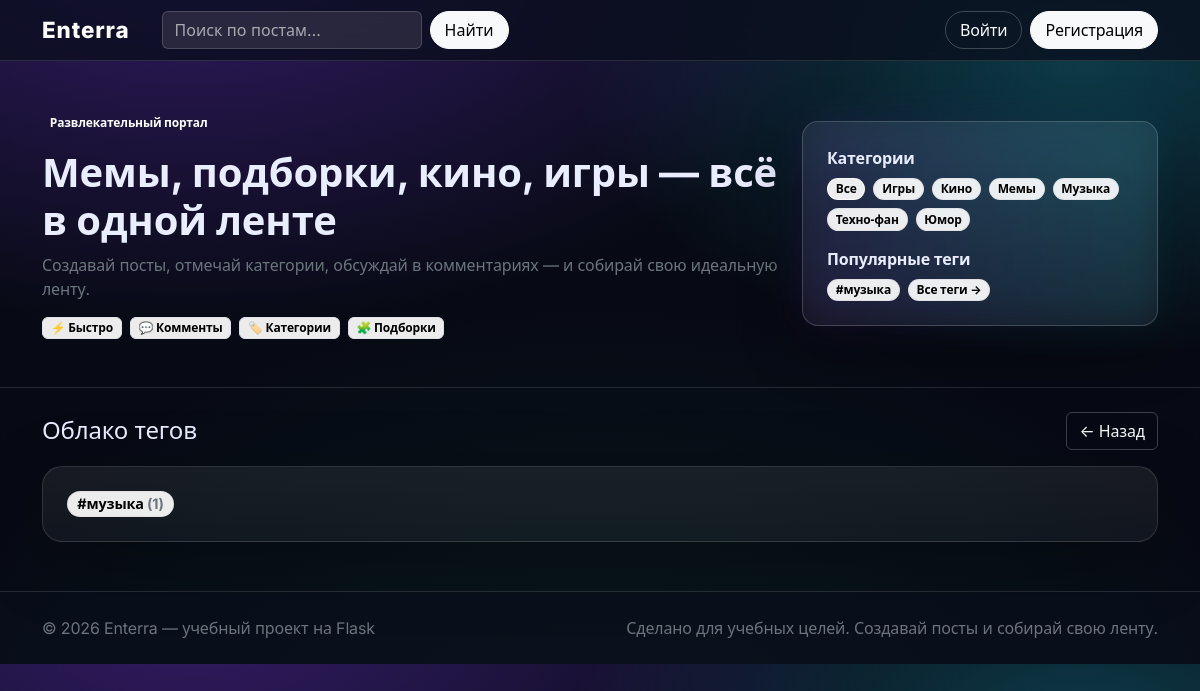
The app's page /tags with its own data.
### portal/models.py (models this page shows)
class Category(db.Model):
    id = db.Column(db.Integer, primary_key=True)
    slug = db.Column(db.String(64), unique=True, nullable=False, index=True)
    title = db.Column(db.String(64), unique=True, nullable=False)

class Tag(db.Model):
    id = db.Column(db.Integer, primary_key=True)
    name = db.Column(db.String(32), unique=True, nullable=False, index=True)
    slug = db.Column(db.String(32), unique=True, nullable=False, index=True)
    created_at = db.Column(db.DateTime, default=lambda: datetime.now(timezone.utc), nullable=False)

### portal/routes.py (the view)
@bp.get("/tags")
def tags_cloud():
    tags_with_counts = (
        db.session.query(Tag, func.count(Post.id).label("count"))
        .join(Post.tags)
        .filter(Post.is_published.is_(True))
        .group_by(Tag.id)
        .order_by(func.count(Post.id).desc())
        .all()
    )
    return render_template("tags_cloud.html", tags_with_counts=tags_with_counts)

### portal/forms.py
class SearchForm(FlaskForm):
    q = StringField("Поиск", validators=[DataRequired(), Length(min=1, max=80)])

### portal/routes.py (called while the page is built)
@bp.context_processor
def inject_globals():
    popular_tags = (
        db.session.query(Tag, func.count(Post.id).label("count"))
        .join(Post.tags)
        .filter(Post.is_published.is_(True))
        .group_by(Tag.id)
        .order_by(func.count(Post.id).desc())
        .limit(20)
        .all()
    )
    return {
        "all_categories": Category.query.order_by(Category.title.asc()).all(),
        "popular_tags": [t[0] for t in popular_tags],
        "search_form": SearchForm(),
    }

### portal/templates/tags_cloud.html (shortened to what this page needs)
{% extends "base.html" %}
{% block content %}
  <div class="mt-4">
    <div class="d-flex align-items-center justify-content-between mb-3">
      <div class="h4 mb-0">Облако тегов</div>
      <a class="btn btn-outline-light" href="{{ url_for('main.index') }}">← Назад</a>
    </div>
    {% if not tags_with_counts %}
      <div class="portal-empty p-4">
        <div class="fw-bold mb-1">Пока нет тегов</div>
        <div class="text-secondary">Теги появятся, когда пользователи начнут добавлять их к постам.</div>
      </div>
    {% else %}
      <div class="portal-panel p-3 p-lg-4">
        <div class="d-flex flex-wrap gap-2">
          {% for tag, count in tags_with_counts %}
            <a class="badge rounded-pill text-bg-light portal-pill text-decoration-none"
               href="{{ url_for('main.index', tag=tag.slug) }}"
               style="font-size: {% if count > 20 %}1.1rem{% elif count > 10 %}1rem{% else %}0.9rem{% endif %};">
              #{{ tag.name }} <span class="text-secondary">({{ count }})</span>
            </a>
          {% endfor %}
        </div>
      </div>
    {% endif %}
  </div>
{% endblock %}

### portal/templates/base.html (shortened to what this page needs)
<!doctype html>
<html lang="ru">
  <head>
    <link href="https://cdn.jsdelivr.net/npm/bootstrap@5.3.3/dist/css/bootstrap.min.css" rel="stylesheet">
    <link rel="stylesheet" href="{{ url_for('static', filename='css/app.css') }}">
  </head>
  <body>
    <nav class="navbar navbar-expand-lg navbar-dark sticky-top portal-nav">
      <div class="container">
        <a class="navbar-brand fw-extrabold" href="{{ url_for('main.index') }}">Enterra</a>
        <div class="collapse navbar-collapse" id="nav">
          <form class="d-flex ms-lg-3 me-lg-auto mt-3 mt-lg-0" method="post" action="{{ url_for('main.search') }}">
            <input class="form-control me-2 portal-search" name="q" placeholder="Поиск по постам…" value="{{ q or '' }}">
            <button class="btn btn-light">Найти</button>
          </form>
          <div class="d-flex gap-2 mt-3 mt-lg-0">
            {% if current_user.is_authenticated %}
              <a class="btn btn-primary" href="{{ url_for('main.post_new') }}">+ Пост</a>
              <a class="btn btn-outline-light" href="{{ url_for('main.following_feed') }}">📰 Подписки</a>
              <a class="btn btn-outline-light" href="{{ url_for('main.profile', username=current_user.username) }}">{{ current_user.username }}</a>
              {% if current_user.is_admin %}
                <a class="btn btn-outline-warning" href="{{ url_for('main.admin') }}">Админ</a>
              {% endif %}
              <form method="post" action="{{ url_for('main.toggle_theme') }}" class="d-inline">
                <input type="hidden" name="theme" value="{% if current_user.theme_preference == 'light' %}dark{% else %}light{% endif %}">
                <button class="btn btn-outline-light" type="submit" title="Переключить тему">
                  {% if current_user.theme_preference == 'light' %}🌙{% else %}☀️{% endif %}
                </button>
              </form>
              <form method="post" action="{{ url_for('main.logout') }}">
                <button class="btn btn-outline-light" type="submit">Выйти</button>
              </form>
            {% else %}
              <a class="btn btn-outline-light" href="{{ url_for('main.login') }}">Войти</a>
              <a class="btn btn-light" href="{{ url_for('main.register') }}">Регистрация</a>
            {% endif %}
          </div>
        </div>
      </div>
    </nav>
    <header class="portal-hero">
      <div class="container py-4 py-lg-5">
        <div class="row align-items-center g-4">
          <div class="col-lg-8">
            <div class="badge text-bg-dark-subtle mb-3">Развлекательный портал</div>
            <h1 class="display-6 fw-bold mb-2">Мемы, подборки, кино, игры — всё в одной ленте</h1>
            <div class="text-secondary">Создавай посты, отмечай категории, обсуждай в комментариях — и собирай свою идеальную ленту.</div>
            <div class="d-flex flex-wrap gap-2 mt-3">
              <span class="badge text-bg-light border">⚡ Быстро</span>
              <span class="badge text-bg-light border">💬 Комменты</span>
              <span class="badge text-bg-light border">🏷️ Категории</span>
              <span class="badge text-bg-light border">🧩 Подборки</span>
            </div>
          </div>
          <div class="col-lg-4">
            <div class="portal-cats portal-glow p-3 p-lg-4">
              <div class="fw-bold mb-2">Категории</div>
              <div class="d-flex flex-wrap gap-2">
                <a class="badge rounded-pill text-bg-light portal-pill {% if not active_category %}active{% endif %}" href="{{ url_for('main.index') }}">Все</a>
                {% for c in all_categories %}
                  <a class="badge rounded-pill text-bg-light portal-pill {% if active_category == c.slug %}active{% endif %}" href="{{ url_for('main.index', category=c.slug) }}">{{ c.title }}</a>
                {% endfor %}
              </div>
              {% if popular_tags %}
                <div class="fw-bold mb-2 mt-3">Популярные теги</div>
                <div class="d-flex flex-wrap gap-2">
                  {% for tag in popular_tags[:10] %}
                    <a class="badge rounded-pill text-bg-light portal-pill" href="{{ url_for('main.index', tag=tag.slug) }}">#{{ tag.name }}</a>
                  {% endfor %}
                  <a class="badge rounded-pill text-bg-light portal-pill" href="{{ url_for('main.tags_cloud') }}">Все теги →</a>
                </div>
              {% endif %}
            </div>
          </div>
        </div>
      </div>
    </header>
    <main class="container pb-5">
      {% block content %}{% endblock %}
    </main>
    <footer class="portal-footer">
      <div class="container py-4 d-flex flex-column flex-md-row gap-2 justify-content-between">
        <div class="text-secondary">© {{ 2026 }} Enterra — учебный проект на Flask</div>
        <div class="text-secondary">Сделано для учебных целей. Создавай посты и собирай свою ленту.</div>
      </div>
    </footer>
  </body>
</html>

### portal/static/css/app.css (style rules this page uses)
:root { --bg: #070a14; --fg: #e9edff; --muted: rgba(233,237,255,.70); --card: rgba(255,255,255,.06); --card2: rgba(255,255,255,.085); --stroke: rgba(255,255,255,.12); --stroke2: rgba(255,255,255,.18); --brand: #7c3aed; --brand2: #22d3ee; --shadow: 0 18px 60px rgba(0,0,0,.45); }
html, body { font-family: Inter, system-ui, -apple-system, Segoe UI, Roboto, Arial, sans-serif; background: radial-gradient(1200px 680px at 16% -10%, rgba(124,58,237,.38), transparent 58%), radial-gradient(980px 560px at 90% 10%, rgba(34,211,238,.24), transparent 52%), radial-gradient(1200px 820px at 50% 120%, rgba(16,185,129,.10), transparent 60%), var(--bg); color: var(--fg); transition: background 0.3s ease, color 0.3s ease; -webkit-font-smoothing: antialiased; -moz-osx-font-smoothing: grayscale; text-rendering: optimizeLegibility; font-weight: 400; letter-spacing: -0.01em; }
.fw-extrabold { font-weight: 800; }
.container { max-width: 1140px; }
.portal-glow { position: relative; }
.portal-glow::before { content:""; position:absolute; inset:-2px; border-radius: 20px; background: linear-gradient(90deg, rgba(124,58,237,.55), rgba(34,211,238,.45)); filter: blur(18px); opacity: .22; z-index: -1; }
.portal-nav { background: rgba(10, 14, 28, .75); border-bottom: 1px solid var(--stroke); backdrop-filter: blur(14px); }
.navbar-brand { font-size: 1.4rem; letter-spacing: .04em; }
.navbar .btn { border-radius: 999px; padding-inline: 14px; }
.navbar .btn-outline-light, .navbar .btn-outline-warning { background: transparent; }
.portal-hero { border-bottom: 1px solid var(--stroke); }
.portal-search { background: rgba(255,255,255,.12); border: 1px solid rgba(255,255,255,.16); color: #fff; }
.portal-search::placeholder { color: rgba(255,255,255,.7); }
.portal-cats { background: linear-gradient(180deg, rgba(255,255,255,.07), rgba(255,255,255,.05)); border: 1px solid var(--stroke2); border-radius: 16px; box-shadow: var(--shadow); }
.portal-pill { color: #111; text-decoration: none; border: 1px solid rgba(0,0,0,.05); }
.portal-pill.active { background: #fff !important; border-color: rgba(255,255,255,.7); box-shadow: 0 12px 40px rgba(0,0,0,.25); }
.portal-panel { background: linear-gradient(180deg, rgba(255,255,255,.07), rgba(255,255,255,.045)); border: 1px solid var(--stroke); border-radius: 20px; box-shadow: 0 18px 70px rgba(0,0,0,.25); }
.portal-footer { border-top: 1px solid var(--stroke); background: rgba(10, 14, 28, .65); }
.form-control, .form-select { background: rgba(255,255,255,.10) !important; border: 1px solid rgba(255,255,255,.16) !important; color: #ffffff !important; }
.form-control::placeholder, .form-select::placeholder { color: rgba(255,255,255,.6) !important; opacity: 1 !important; }
a { color: #b8c2ff; }
.btn-outline-light { border-color: rgba(255,255,255,.22); }
.badge.text-bg-light { background: rgba(255,255,255,.92) !important; }
@media (prefers-reduced-motion: no-preference) { .portal-card, .portal-panel, .portal-cats, .portal-list-item { will-change: transform; } }

### records on screen
Category: title "Игры"
Category: title "Кино"
Category: title "Мемы"
Category: title "Музыка"
Category: title "Техно‑фан"
Category: title "Юмор"
Tag: name "музыка", count "1"

### other values on screen
{{ 2026 }} "2026"
